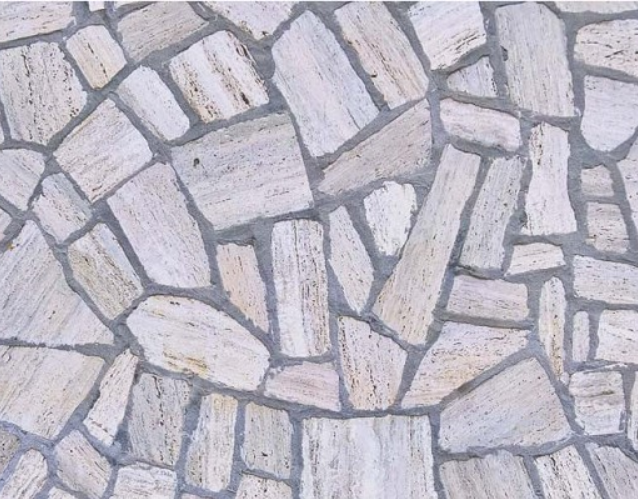
#> input picture assets/texture_gray.png, 638 x 499 px
$ jupyter execute Untitled.ipynb   (shell and % lines are left out)
#> lines starting #> are read from the running program, lines starting #| are printed output that depends on the picture
[cell 1]
from PIL import Image
import numpy as np
from matplotlib.pyplot import imshow

[cell 2]
im=Image.open("./texture_gray.png")
#> im is the input picture: PIL image 638x499 RGBA; mean R, G, B, A 186.7, 183.3, 194.1, 255
show=lambda x:imshow(np.asarray(x))
im.format,im.size,im.mode
#> Out = ('PNG', (638, 499), 'RGBA')

[cell 3]
show(im)

[cell 4]
box=(0,0,400,400)
region=im.crop(box)
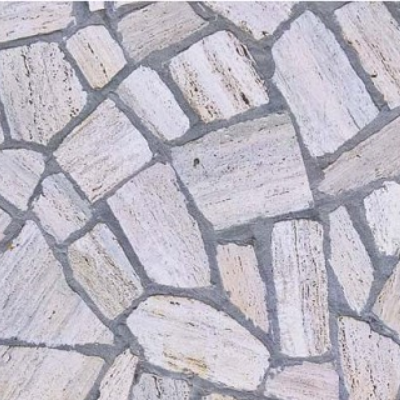
#> region: PIL image 400x400 RGBA; mean R, G, B, A 187.9, 184, 194.6, 255
region.save("./texture_redpot_400.png")

[cell 5]
texture=Image.open('./texture_redpot.png')
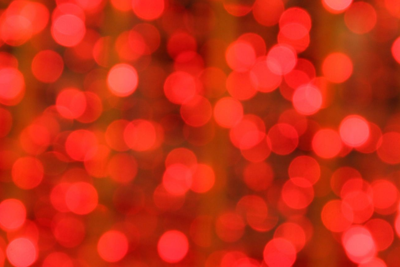
#> input picture assets/texture_redpot.png, 400 x 267 px
#> texture is the input picture: PIL image 400x267 RGBA; mean R, G, B, A 203, 45, 20.2, 255
show(texture)

[cell 6]
size=(1200,1200)
im=Image.new('RGB',size)
#> im: PIL image 1200x1200 RGB; every value is 0
show(im)

[cell 7]
box=(0,0,200,200)
region=texture.crop(box)
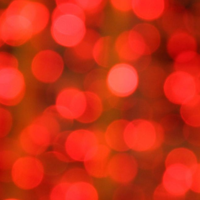
#> region: PIL image 200x200 RGBA; mean R, G, B, A 204.3, 46.7, 20, 255
show(region)

[cell 8]
im.paste(region,box)
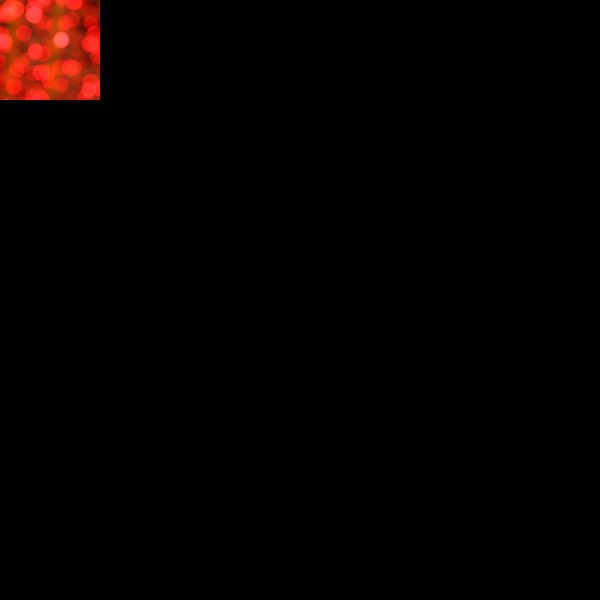
#> im: PIL image 1200x1200 RGB (shown at 1/2 size); mean R, G, B 5.7, 1.3, 0.6
show(im)

[cell 9]
im.paste(region,(200,0,400,200))
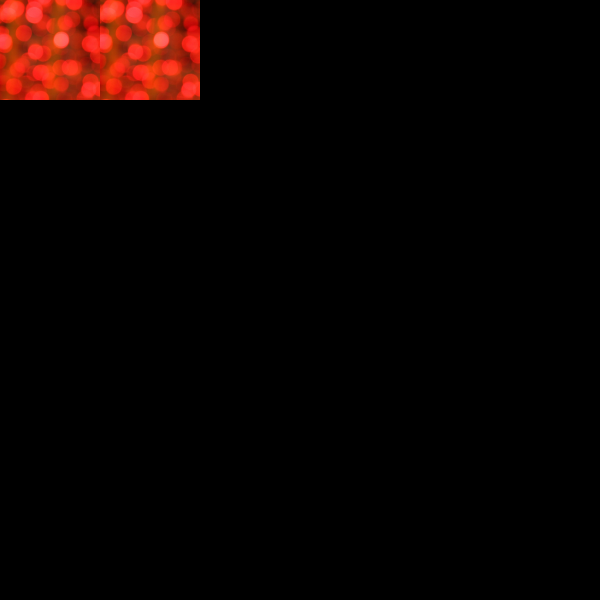
#> im: PIL image 1200x1200 RGB (shown at 1/2 size); mean R, G, B 11.4, 2.6, 1.1
show(im)

[cell 10]
im.crop((-10,-10,100,100))
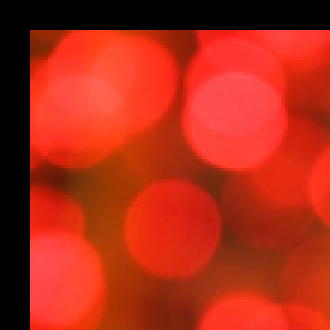
#> Out: PIL image 110x110 RGB (shown 3 times larger); mean R, G, B 175.6, 43.3, 22.9
